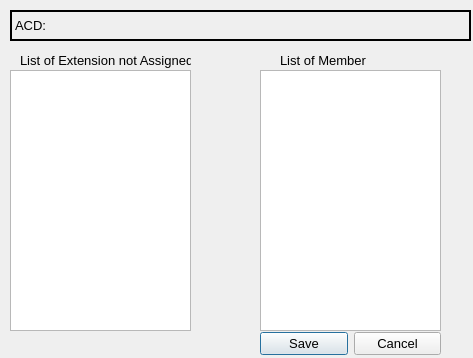
<?xml version="1.0" encoding="UTF-8"?>
<ui version="4.0">
 <class>DlgACDMember</class>
 <widget class="QDialog" name="DlgACDMember">
  <property name="geometry">
   <rect>
    <x>0</x>
    <y>0</y>
    <width>473</width>
    <height>358</height>
   </rect>
  </property>
  <property name="font">
   <font>
    <pointsize>10</pointsize>
   </font>
  </property>
  <property name="windowTitle">
   <string>ACD/Ring group members</string>
  </property>
  <widget class="QListWidget" name="lstExtns">
   <property name="geometry">
    <rect>
     <x>10</x>
     <y>70</y>
     <width>181</width>
     <height>261</height>
    </rect>
   </property>
  </widget>
  <widget class="QListWidget" name="lstMembers">
   <property name="geometry">
    <rect>
     <x>260</x>
     <y>70</y>
     <width>181</width>
     <height>261</height>
    </rect>
   </property>
  </widget>
  <widget class="QLabel" name="lbACDName">
   <property name="geometry">
    <rect>
     <x>10</x>
     <y>10</y>
     <width>461</width>
     <height>31</height>
    </rect>
   </property>
   <property name="accessibleName">
    <string>0</string>
   </property>
   <property name="frameShape">
    <enum>QFrame::WinPanel</enum>
   </property>
   <property name="text">
    <string>ACD:</string>
   </property>
  </widget>
  <widget class="QLabel" name="lblExtns">
   <property name="geometry">
    <rect>
     <x>20</x>
     <y>50</y>
     <width>171</width>
     <height>20</height>
    </rect>
   </property>
   <property name="text">
    <string>List of Extension not Assigned</string>
   </property>
  </widget>
  <widget class="QLabel" name="lblMembers">
   <property name="geometry">
    <rect>
     <x>280</x>
     <y>50</y>
     <width>151</width>
     <height>20</height>
    </rect>
   </property>
   <property name="text">
    <string>List of Member</string>
   </property>
  </widget>
  <widget class="QWidget" name="">
   <property name="geometry">
    <rect>
     <x>260</x>
     <y>330</y>
     <width>181</width>
     <height>27</height>
    </rect>
   </property>
   <layout class="QHBoxLayout" name="horizontalLayout">
    <item>
     <widget class="QPushButton" name="pbSave">
      <property name="text">
       <string>Save</string>
      </property>
     </widget>
    </item>
    <item>
     <widget class="QPushButton" name="pushButton_2">
      <property name="text">
       <string>Cancel</string>
      </property>
     </widget>
    </item>
   </layout>
  </widget>
 </widget>
 <resources/>
 <connections/>
</ui>
